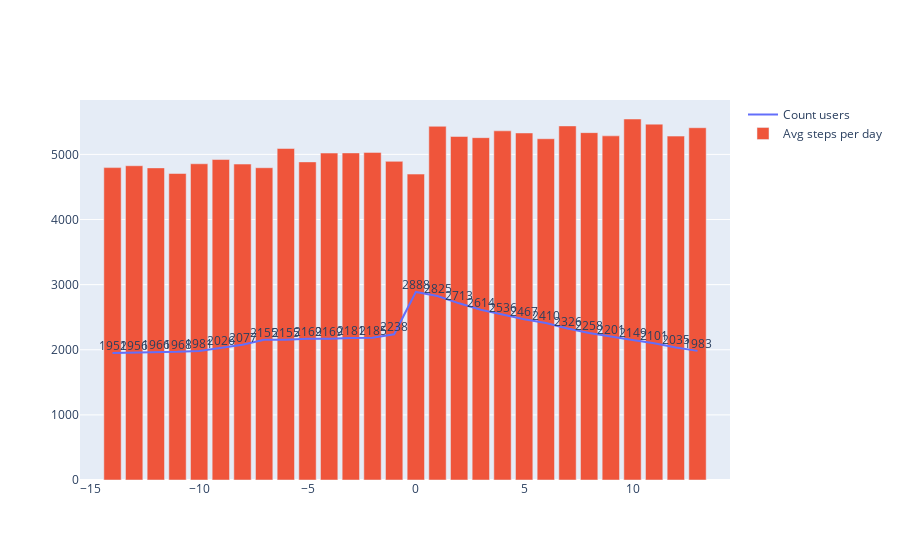

Notebook source saved alongside this figure:
### Markdown cell above
На первый взгляд мы видим значительный рост среднего количества шагов в день с 3 000 до 5 000. Но так же видно сокращение количества людей, по которым мы имеем измерения. Плюс, когда мы строили распределение, мы заметили, что у большого числа людей наблюдаются нулевые значения в примерно половине дней. Эти нулевые значения могут быть сконцентрированы как раз в период до установки приложения. Посмотрим на тот же самый график, но исключив нули.

### Code cell
print_avg_steps_distribution(df[df.steps > 0])

### Figure 1 — Plotly figure (JSON) as saved in the notebook; plotly's stock layout.template omitted (floating-point values rounded to 4 significant figures)
{"data": [{"mode": "lines+text", "name": "Count users", "text": [1952, 1956, 1966, 1968, 1981, 2026, 2077, 2155, 2155, 2169, 2169, 2181, 2185, 2238, 2888, 2825, 2713, 2614, 2536, 2467, 2410, 2326, 2258, 2201, 2149, 2101, 2035, 1983], "textposition": "top center", "type": "scatter", "x": [-14, -13, -12, -11, -10, -9, -8, -7, -6, -5, -4, -3, -2, -1, 0, 1, 2, 3, 4, 5, 6, 7, 8, 9, 10, 11, 12, 13], "y": [1952, 1956, 1966, 1968, 1981, 2026, 2077, 2155, 2155, 2169, 2169, 2181, 2185, 2238, 2888, 2825, 2713, 2614, 2536, 2467, 2410, 2326, 2258, 2201, 2149, 2101, 2035, 1983]}, {"name": "Avg steps per day", "type": "bar", "x": [-14, -13, -12, -11, -10, -9, -8, -7, -6, -5, -4, -3, -2, -1, 0, 1, 2, 3, 4, 5, 6, 7, 8, 9, 10, 11, 12, 13], "y": [4797.0, 4826.0, 4793.0, 4707.0, 4856.0, 4921.0, 4851.0, 4795.0, 5091.0, 4885.0, 5021.0, 5023.0, 5031.0, 4893.0, 4698.0, 5432.0, 5275.0, 5257.0, 5362.0, 5329.0, 5241.0, 5437.0, 5334.0, 5285.0, 5544.0, 5465.0, 5281.0, 5410.0]}], "layout": {}}
